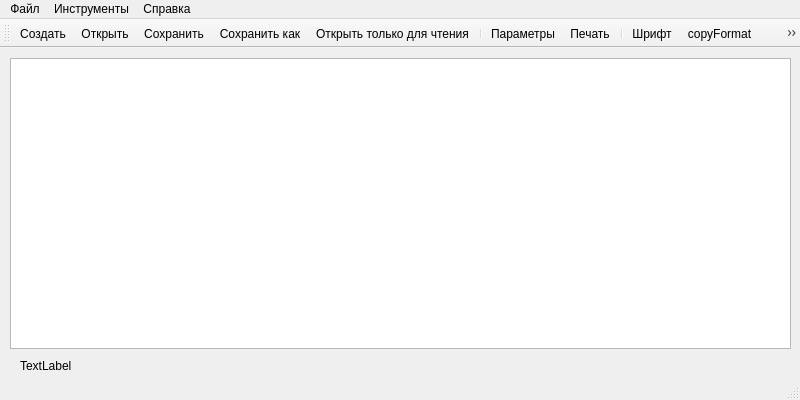
<?xml version="1.0" encoding="UTF-8"?>
<ui version="4.0">
 <class>TextEditor</class>
 <widget class="QMainWindow" name="TextEditor">
  <property name="geometry">
   <rect>
    <x>0</x>
    <y>0</y>
    <width>800</width>
    <height>400</height>
   </rect>
  </property>
  <property name="windowTitle">
   <string>TextEditor</string>
  </property>
  <property name="styleSheet">
   <string notr="true"/>
  </property>
  <widget class="QWidget" name="centralWidget">
   <property name="styleSheet">
    <string notr="true"/>
   </property>
   <widget class="QSplitter" name="splitter">
    <property name="geometry">
     <rect>
      <x>10</x>
      <y>10</y>
      <width>781</width>
      <height>291</height>
     </rect>
    </property>
    <property name="orientation">
     <enum>Qt::Horizontal</enum>
    </property>
    <widget class="QTextEdit" name="textEdit"/>
   </widget>
   <widget class="QLabel" name="labelInfo">
    <property name="geometry">
     <rect>
      <x>20</x>
      <y>310</y>
      <width>751</width>
      <height>16</height>
     </rect>
    </property>
    <property name="text">
     <string>TextLabel</string>
    </property>
   </widget>
  </widget>
  <widget class="QStatusBar" name="statusBar"/>
  <widget class="QMenuBar" name="menuBar">
   <property name="geometry">
    <rect>
     <x>0</x>
     <y>0</y>
     <width>800</width>
     <height>25</height>
    </rect>
   </property>
   <widget class="QMenu" name="menuFile">
    <property name="title">
     <string>Файл</string>
    </property>
    <addaction name="actionNew"/>
    <addaction name="actionOpen"/>
    <addaction name="actionReadOnly"/>
    <addaction name="actionSave"/>
    <addaction name="actionSave_as"/>
    <addaction name="separator"/>
    <addaction name="actionPrint"/>
    <addaction name="separator"/>
    <addaction name="actionExit"/>
   </widget>
   <widget class="QMenu" name="menuEdit">
    <property name="title">
     <string>Справка</string>
    </property>
    <addaction name="actionAbout"/>
    <addaction name="separator"/>
   </widget>
   <widget class="QMenu" name="menu">
    <property name="title">
     <string>Инструменты</string>
    </property>
    <addaction name="actionSettings"/>
   </widget>
   <addaction name="menuFile"/>
   <addaction name="menu"/>
   <addaction name="menuEdit"/>
  </widget>
  <widget class="QToolBar" name="toolBar">
   <property name="windowTitle">
    <string>toolBar</string>
   </property>
   <attribute name="toolBarArea">
    <enum>TopToolBarArea</enum>
   </attribute>
   <attribute name="toolBarBreak">
    <bool>false</bool>
   </attribute>
   <addaction name="actionNew"/>
   <addaction name="actionOpen"/>
   <addaction name="actionSave"/>
   <addaction name="actionSave_as"/>
   <addaction name="actionReadOnly"/>
   <addaction name="separator"/>
   <addaction name="actionSettings"/>
   <addaction name="actionPrint"/>
   <addaction name="separator"/>
   <addaction name="actionFont"/>
   <addaction name="actioncopyFormat"/>
   <addaction name="actionpasteFormat"/>
   <addaction name="separator"/>
   <addaction name="actionLeftAlign"/>
   <addaction name="actionCenterAlign"/>
   <addaction name="actionRightAlign"/>
   <addaction name="actionJustify"/>
   <addaction name="separator"/>
   <addaction name="actionDateTime"/>
   <addaction name="separator"/>
   <addaction name="actionAbout"/>
  </widget>
  <action name="actionNew">
   <property name="icon">
    <iconset resource="texteditor.qrc">
     <normaloff>:/images/new.png</normaloff>:/images/new.png</iconset>
   </property>
   <property name="text">
    <string>Создать</string>
   </property>
   <property name="toolTip">
    <string>Новый текстовый документ</string>
   </property>
  </action>
  <action name="actionOpen">
   <property name="icon">
    <iconset resource="texteditor.qrc">
     <normaloff>:/images/open.png</normaloff>:/images/open.png</iconset>
   </property>
   <property name="text">
    <string>Открыть</string>
   </property>
   <property name="toolTip">
    <string>Открыть файл</string>
   </property>
  </action>
  <action name="actionSave">
   <property name="icon">
    <iconset resource="texteditor.qrc">
     <normaloff>:/images/save.png</normaloff>:/images/save.png</iconset>
   </property>
   <property name="text">
    <string>Сохранить</string>
   </property>
   <property name="toolTip">
    <string>Сохранить файл</string>
   </property>
  </action>
  <action name="actionSave_as">
   <property name="icon">
    <iconset resource="texteditor.qrc">
     <normaloff>:/images/save_as.png</normaloff>:/images/save_as.png</iconset>
   </property>
   <property name="text">
    <string>Сохранить как</string>
   </property>
   <property name="toolTip">
    <string>Сохранить файл как</string>
   </property>
  </action>
  <action name="actionExit">
   <property name="icon">
    <iconset theme="exit.png" resource="texteditor.qrc">
     <normaloff>:/images/exit.png</normaloff>:/images/exit.png</iconset>
   </property>
   <property name="text">
    <string>Выход</string>
   </property>
   <property name="toolTip">
    <string>Выйти из текстового редактора</string>
   </property>
  </action>
  <action name="actionAbout">
   <property name="icon">
    <iconset resource="texteditor.qrc">
     <normaloff>:/images/info.png</normaloff>:/images/info.png</iconset>
   </property>
   <property name="text">
    <string>Справка</string>
   </property>
   <property name="toolTip">
    <string>Справка по текстовому редактору</string>
   </property>
  </action>
  <action name="actionReadOnly">
   <property name="icon">
    <iconset resource="texteditor.qrc">
     <normaloff>:/images/readOnly.png</normaloff>:/images/readOnly.png</iconset>
   </property>
   <property name="text">
    <string>Открыть только для чтения</string>
   </property>
  </action>
  <action name="actionRussian">
   <property name="icon">
    <iconset resource="texteditor.qrc">
     <normaloff>:/images/Russia.png</normaloff>:/images/Russia.png</iconset>
   </property>
   <property name="text">
    <string>Russian</string>
   </property>
  </action>
  <action name="actionEnglish">
   <property name="icon">
    <iconset resource="texteditor.qrc">
     <normaloff>:/images/English.png</normaloff>:/images/English.png</iconset>
   </property>
   <property name="text">
    <string>English</string>
   </property>
  </action>
  <action name="actionSettings">
   <property name="icon">
    <iconset resource="texteditor.qrc">
     <normaloff>:/images/settings.png</normaloff>:/images/settings.png</iconset>
   </property>
   <property name="text">
    <string>Параметры</string>
   </property>
  </action>
  <action name="actionPrint">
   <property name="icon">
    <iconset resource="texteditor.qrc">
     <normaloff>:/images/print.png</normaloff>:/images/print.png</iconset>
   </property>
   <property name="text">
    <string>Печать</string>
   </property>
   <property name="toolTip">
    <string>Печать</string>
   </property>
  </action>
  <action name="actionFont">
   <property name="icon">
    <iconset resource="texteditor.qrc">
     <normaloff>:/images/font.png</normaloff>:/images/font.png</iconset>
   </property>
   <property name="text">
    <string>Шрифт</string>
   </property>
   <property name="toolTip">
    <string>Вид шрифта</string>
   </property>
  </action>
  <action name="actioncopyFormat">
   <property name="icon">
    <iconset resource="texteditor.qrc">
     <normaloff>:/images/copyFont.png</normaloff>:/images/copyFont.png</iconset>
   </property>
   <property name="text">
    <string>copyFormat</string>
   </property>
   <property name="toolTip">
    <string>Копировать формат</string>
   </property>
  </action>
  <action name="actionpasteFormat">
   <property name="icon">
    <iconset resource="texteditor.qrc">
     <normaloff>:/images/pasteFont.png</normaloff>:/images/pasteFont.png</iconset>
   </property>
   <property name="text">
    <string>pasteFormat</string>
   </property>
   <property name="toolTip">
    <string>Вставить формат</string>
   </property>
  </action>
  <action name="actionLeftAlign">
   <property name="icon">
    <iconset resource="texteditor.qrc">
     <normaloff>:/images/left.png</normaloff>:/images/left.png</iconset>
   </property>
   <property name="text">
    <string>LeftAlign</string>
   </property>
   <property name="toolTip">
    <string>Выравнивание по левому краю</string>
   </property>
  </action>
  <action name="actionCenterAlign">
   <property name="icon">
    <iconset resource="texteditor.qrc">
     <normaloff>:/images/center.png</normaloff>:/images/center.png</iconset>
   </property>
   <property name="text">
    <string>CenterAlign</string>
   </property>
   <property name="toolTip">
    <string>Выравнивание по центру</string>
   </property>
  </action>
  <action name="actionRightAlign">
   <property name="icon">
    <iconset resource="texteditor.qrc">
     <normaloff>:/images/right.png</normaloff>:/images/right.png</iconset>
   </property>
   <property name="text">
    <string>RightAlign</string>
   </property>
   <property name="toolTip">
    <string>Выравнивание по правому краю</string>
   </property>
  </action>
  <action name="actionJustify">
   <property name="icon">
    <iconset resource="texteditor.qrc">
     <normaloff>:/images/justify.png</normaloff>:/images/justify.png</iconset>
   </property>
   <property name="text">
    <string>Justify</string>
   </property>
   <property name="toolTip">
    <string>Выравнивание по ширине</string>
   </property>
  </action>
  <action name="actionDateTime">
   <property name="icon">
    <iconset resource="texteditor.qrc">
     <normaloff>:/images/datetime.png</normaloff>:/images/datetime.png</iconset>
   </property>
   <property name="text">
    <string>DateTime</string>
   </property>
  </action>
 </widget>
 <layoutdefault spacing="6" margin="11"/>
 <tabstops>
  <tabstop>textEdit</tabstop>
 </tabstops>
 <resources>
  <include location="texteditor.qrc"/>
 </resources>
 <connections/>
</ui>
